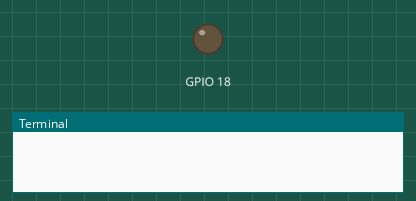
This program was run on a simulated Raspberry Pi (BCM pin numbers). On the bench: output pins drawn as LEDs (lit = HIGH), the last lines printed to the terminal. The camera gives no picture and a still takes 0.5 s. At 2.6 s the program stops and its outputs stay as they are.

Above: at 0.1 s.
At 2.55 s:
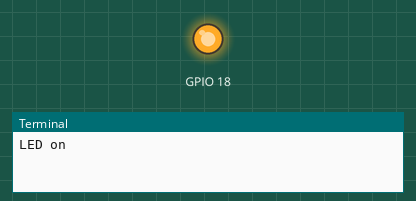
Timing chart, 0 to 4.1 s (numbered marks = the images above):
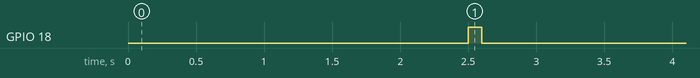

The program:

camera.py
```python
from time import sleep
from picamera import PiCamera
import RPi.GPIO as GPIO

camera = PiCamera()
camera.resolution = (1280, 720)
camera.start_preview()
sleep(2)
camera.capture('newImage1.jpg')

GPIO.setmode(GPIO.BCM)
GPIO.setwarnings(False)
GPIO.setup(18,GPIO.OUT)
print ("LED on")
GPIO.output(18,GPIO.HIGH)
sleep(0.1)
print ("LED off")
GPIO.output(18,GPIO.LOW)
GPIO.setwarnings(False)
camera.stop_preview()
```

Measured:
- by itself, GPIO 18: LOW → HIGH at 2.5 s, → LOW 0.10 s later
